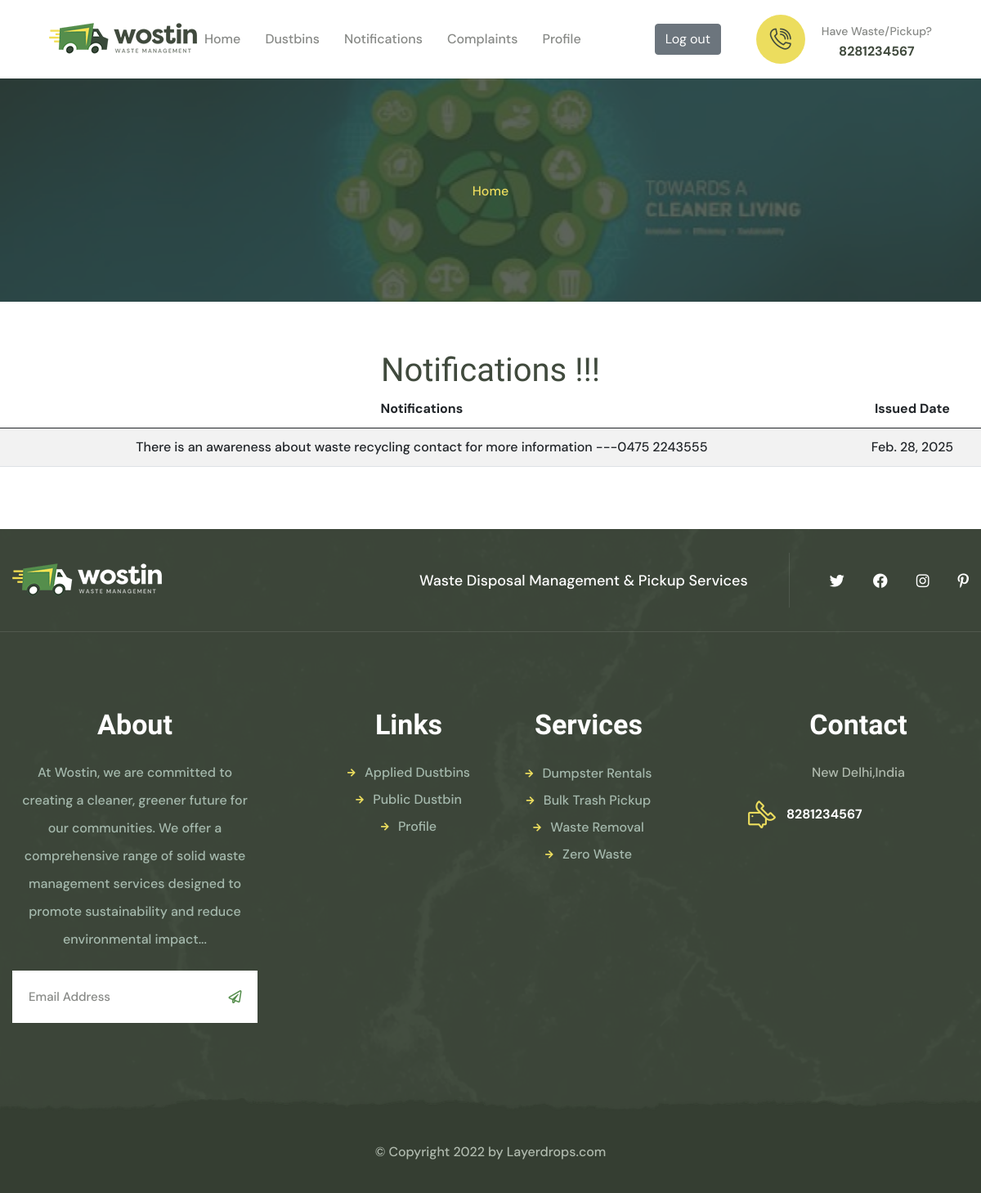
The page /notify_user_view on the database its author committed.
### swmapp/models.py (models this page shows)
class Notifications(models.Model):
    notifications = models.CharField( max_length=100)
    login_id = models.ForeignKey(MuncipalityReg,on_delete=models.CASCADE)
    date = models.DateField(auto_now_add=True)

### swmapp/views.py (the view)
# urls.py: path('notify_user_view', views.notify_user_view, name='notify_user_view'),
def notify_user_view(request):
    login_id = request.session.get('muncipalityid')
    notifydata = Notifications.objects.all()
    return render(request, 'notify_user_view.html', {'notify_user_view': notifydata})

### swmapp/templates/notify_user_view.html (shortened to what this page needs)
{% extends 'user_header.html' %}
{% block content %}
<html>
<head>
</head>
<body align="center">
    <h1> Notifications !!!</h1>
    <table class="table table-striped" align="center">
        <thead>
            <tr>
                <th>Notifications</th>
                <th>Issued Date</th>
            </tr>
        </thead>
        <tbody>
          {% for data in notify_user_view %}
            <tr>
                <td>{{ data.notifications }}</td>
                <td>{{ data.date }}</td>
            </tr>
          {% endfor %}
        </tbody>
    </table>
</body>
</html>
{% endblock %}

### rows shown on the page
Notifications: notifications "There is an awareness about waste recycling contact for more information ---0475 2243555", date "Feb. 28, 2025"
